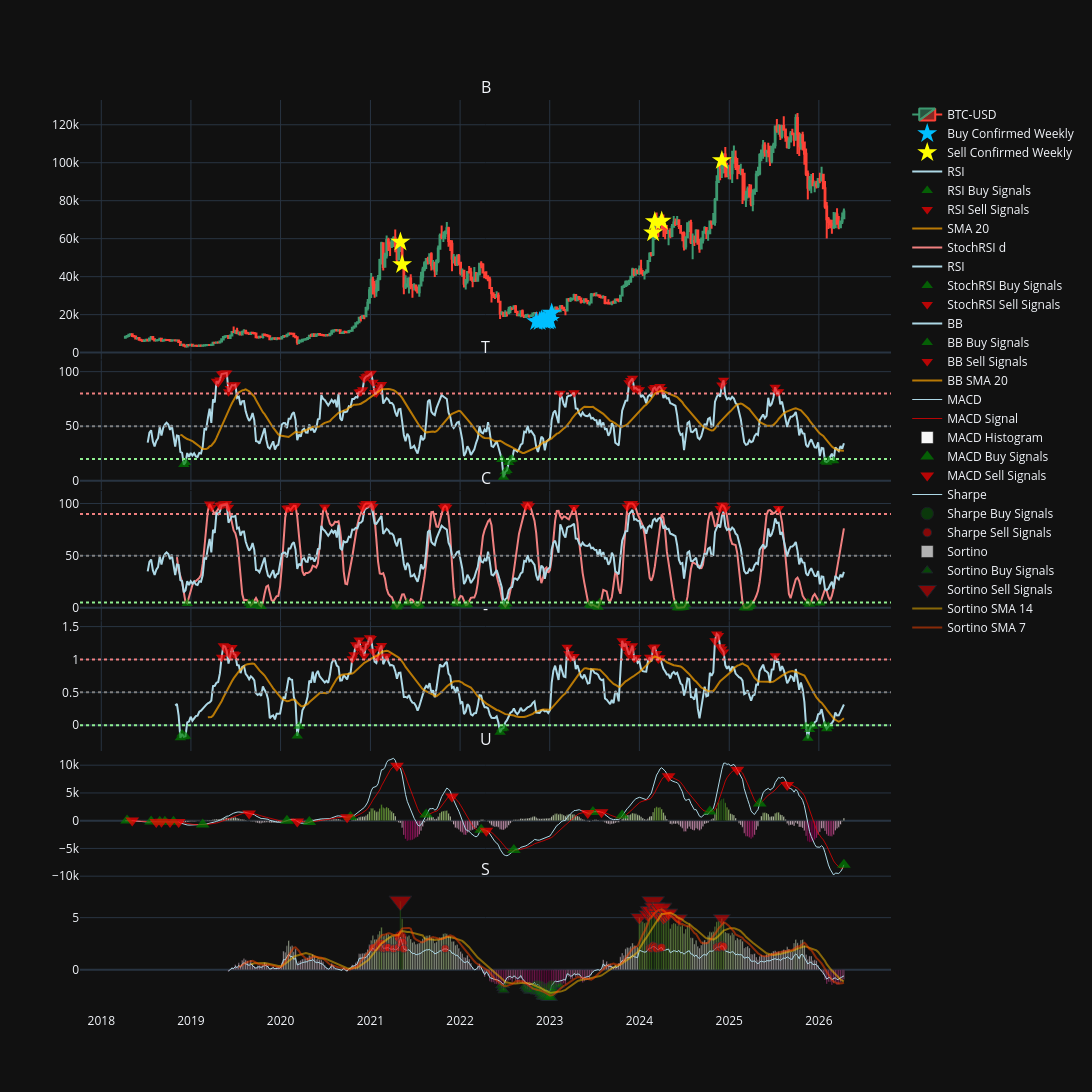

Notebook cell for this chart:
### Markdown cell above
Figure BTC Weekly

### Code cell
fig_btc_weekly = make_subplots(
    rows=6, cols=1,
    shared_xaxes=True,
    vertical_spacing=0.0008,
    subplot_titles=('BTC-USD'),
    row_width=[1.0, 1.0, 1.0, 1.0, 1.0, 2.0]
)

fig_btc_weekly.add_trace(go.Candlestick(
    x=btc_weekly_df.index,
    open=btc_weekly_df['Open']['BTC-USD'],
    high=btc_weekly_df['High']['BTC-USD'],
    low=btc_weekly_df['Low']['BTC-USD'],
    close=btc_weekly_df['Close']['BTC-USD'],
    name='BTC-USD',

), row=1, col=1)

fig_btc_weekly.add_trace(go.Scatter(
    x=btc_weekly_df.index[buy_confirmed_weekly],
    y=btc_weekly_df['Close']['BTC-USD'][buy_confirmed_weekly],
    mode='markers',
    marker=dict(size=15,
                color='#00BFFF',
                symbol='star'),
    showlegend=True,
    name='Buy Confirmed Weekly'
), row=1, col=1)

fig_btc_weekly.add_trace(go.Scatter(
    x=btc_weekly_df.index[sell_confirmed_weekly],
    y=btc_weekly_df['Close']['BTC-USD'][sell_confirmed_weekly],
    mode='markers',
    marker=dict(size=15,
                color='#FFFF00',
                colorscale='PuRd',
                symbol='star'),
    showlegend=True,
    name='Sell Confirmed Weekly'
), row=1, col=1)

'''fig_btc_weekly.add_trace(go.Scatter(
    x=btc_df.index[buy_combined_weekly],
    y=btc_df['Close']['BTC-USD'][buy_combined_weekly],
    mode='markers',
    marker=dict(size=15,
                color='blue',
                colorscale='PuRd',
                symbol='arrow-up'),
    opacity=0.7,
    showlegend=True,
    name='Buy Combined Signals'
), row=1, col=1)

fig_btc_weekly.add_trace(go.Scatter(
    x=btc_df.index[sell_combined_weekly],
    y=btc_df['Close']['BTC-USD'][sell_combined_weekly],
    mode='markers',
    marker=dict(size=15,
                color='red',
                colorscale='PuRd',
                symbol='arrow-down'),
    opacity=0.7,
    showlegend=True,
    name='Sell Combined Signals'
), row=1, col=1)

fig_btc_weekly.add_trace(go.Scatter(
    x=btc_df.index[btc_macd_buy],
    y=btc_df['Close']['BTC-USD'][btc_macd_buy],
    mode='markers',
    marker=dict(size=12,
                color='green',
                symbol='triangle-up'),
    showlegend=True,
    opacity=0.7,
    name='MACD Buy Signals'
), row=1, col=1)

fig_btc_weekly.add_trace(go.Scatter(
    x=btc_df.index[btc_macd_sell],
    y=btc_df['Close']['BTC-USD'][btc_macd_sell],
    mode='markers',
    marker=dict(size=12,
                color='red',
                symbol='triangle-down'),
    showlegend=True,
    opacity=0.7,
    name='MACD Sell Signals'
), row=1, col=1)'''

#---------------------------RSI------------------------#

fig_btc_weekly.add_trace(go.Scatter(
    x=btc_rsi_values_weekly.index,
    y=btc_rsi_values_weekly,
    line=dict(color='lightblue', width=2),
    showlegend=True,
    name='RSI'
), row=2, col=1)

fig_btc_weekly.add_trace(go.Scatter(
    x=btc_rsi_values_weekly[btc_rsi_buy].index,
    y=btc_rsi_values_weekly[btc_rsi_buy],
    mode='markers',
    marker=dict(size=10,
                color='green',
                symbol='triangle-up'),
    showlegend=True,
    opacity=0.7,
    name='RSI Buy Signals'
), row=2, col=1)

fig_btc_weekly.add_trace(go.Scatter(
    x=btc_rsi_values_weekly[btc_rsi_sell].index,
    y=btc_rsi_values_weekly[btc_rsi_sell],
    mode='markers',
    marker=dict(size=10,
                color='red',
                symbol='triangle-down'),
    showlegend=True,
    opacity=0.7,
    name='RSI Sell Signals'
), row=2, col=1)

fig_btc_weekly.add_trace(go.Scatter(
    x=rsi_weekly_sma_20.index,
    y=rsi_weekly_sma_20,
    line=dict(color='orange', width=2),
    opacity=0.7,
    showlegend=True,
    name='SMA 20'
), row=2, col=1)

fig_btc_weekly.add_hline(y=20, line_dash="dot", line_color="lightgreen", row=2, col=1)
fig_btc_weekly.add_hline(y=50, line_dash="dot", line_color="gray", row=2, col=1)
fig_btc_weekly.add_hline(y=80, line_dash="dot", line_color="lightcoral", row=2, col=1)


#--------------------------STOCH RSI---------------------#

fig_btc_weekly.add_trace(go.Scatter(
    x=btc_stochrsi_values_weekly['d'].index,
    y=btc_stochrsi_values_weekly['d'],
    line=dict(color='lightcoral', width=2),
    showlegend=True,
    name='StochRSI d'
), row=3, col=1)

fig_btc_weekly.add_trace(go.Scatter(
    x=btc_rsi_values_weekly.index,
    y=btc_rsi_values_weekly,
    line=dict(color='lightblue', width=2),
    showlegend=True,
    name='RSI'
), row=3, col=1)

fig_btc_weekly.add_trace(go.Scatter(
    x=btc_stochrsi_values_weekly['d'][btc_stochrsi_buy].index,
    y=btc_stochrsi_values_weekly['d'][btc_stochrsi_buy],
    mode='markers',
    marker=dict(size=10,
                color='green',
                symbol='triangle-up'),
    showlegend=True,
    opacity=0.7,
    name='StochRSI Buy Signals'
), row=3, col=1)

fig_btc_weekly.add_trace(go.Scatter(
    x=btc_stochrsi_values_weekly['d'][btc_stochrsi_sell].index,
    y=btc_stochrsi_values_weekly['d'][btc_stochrsi_sell],
    mode='markers',
    marker=dict(size=10,
                color='red',
                symbol='triangle-down'),
    showlegend=True,
    opacity=0.7,
    name='StochRSI Sell Signals'
), row=3, col=1)

fig_btc_weekly.add_hline(y=5, line_dash="dot", line_color="lightgreen", row=3, col=1)
fig_btc_weekly.add_hline(y=50, line_dash="dot", line_color="gray", row=3, col=1)
fig_btc_weekly.add_hline(y=90, line_dash="dot", line_color="lightcoral", row=3, col=1)


#--------------------BB%B-----------------------#

fig_btc_weekly.add_trace(go.Scatter(
    x=btc_bb_values_weekly.index,
    y=btc_bb_values_weekly,
    line=dict(color='lightblue', width=2),
    showlegend=True,
    name='BB'
), row=4, col=1)

fig_btc_weekly.add_trace(go.Scatter(
    x=btc_bb_values_weekly[btc_bb_buy].index,
    y=btc_bb_values_weekly[btc_bb_buy],
    mode='markers',
    marker=dict(size=10,
                color='green',
                symbol='triangle-up'),
    showlegend=True,
    opacity=0.7,
    name='BB Buy Signals'
), row=4, col=1)

fig_btc_weekly.add_trace(go.Scatter(
    x=btc_bb_values_weekly[btc_bb_sell].index,
    y=btc_bb_values_weekly[btc_bb_sell],
    mode='markers',
    marker=dict(size=10,
                color='red',
                symbol='triangle-down'),
    showlegend=True,
    opacity=0.7,
    name='BB Sell Signals'
), row=4, col=1)

fig_btc_weekly.add_trace(go.Scatter(
    x=btc_bb_weekly_sma_20.index,
    y=btc_bb_weekly_sma_20,
    line=dict(color='orange', width=2),
    opacity=0.7,
    showlegend=True,
    name='BB SMA 20'
), row=4, col=1)

fig_btc_weekly.add_hline(y=0, line_dash="dot", line_color="lightgreen", row=4, col=1)
fig_btc_weekly.add_hline(y=0.50, line_dash="dot", line_color="gray", row=4, col=1)
fig_btc_weekly.add_hline(y=1, line_dash="dot", line_color="lightcoral", row=4, col=1)

#------------------------MACD------------------------#

fig_btc_weekly.add_trace(go.Scatter(
    x=btc_macd_values_weekly['macd'].index,
    y=btc_macd_values_weekly['macd'],
    line=dict(color='lightblue', width=1),
    showlegend=True,
    name='MACD'
), row=5, col=1)

fig_btc_weekly.add_trace(go.Scatter(
    x=btc_macd_values_weekly['signal'].index,
    y=btc_macd_values_weekly['signal'],
    line=dict(color='red', width=1),
    opacity=0.7,
    showlegend=True,
    name='MACD Signal'
), row=5, col=1)

fig_btc_weekly.add_trace(go.Bar(
    x=btc_macd_values_weekly['histogram'].index,
    y=btc_macd_values_weekly['histogram'],
    marker_color=btc_macd_values_weekly['histogram'],
    showlegend=True,
    name='MACD Histogram'
), row=5, col=1)

fig_btc_weekly.add_trace(go.Scatter(
    x=btc_macd_values_weekly['macd'][btc_macd_buy].index,
    y=btc_macd_values_weekly['macd'][btc_macd_buy],
    mode='markers',
    marker=dict(size=12,
                color='green',
                symbol='triangle-up'),
    showlegend=True,
    opacity=0.7,
    name='MACD Buy Signals'
), row=5, col=1)

fig_btc_weekly.add_trace(go.Scatter(
    x=btc_macd_values_weekly['macd'][btc_macd_sell].index,
    y=btc_macd_values_weekly['macd'][btc_macd_sell],
    mode='markers',
    marker=dict(size=12,
                color='red',
                symbol='triangle-down'),
    showlegend=True,
    opacity=0.7,
    name='MACD Sell Signals'
), row=5, col=1)


#------------------------SHARPE-----------------------#


fig_btc_weekly.add_trace(go.Scatter(
    x=btc_sharpe_weekly_values.index,
    y=btc_sharpe_weekly_values,
    line=dict(color='lightblue', width=1),
    showlegend=True,
    name='Sharpe'
), row=6, col=1)

fig_btc_weekly.add_trace(go.Scatter(
    x=btc_sharpe_weekly_values[btc_sharpe_buy_weekly].index,
    y=btc_sharpe_weekly_values[btc_sharpe_buy_weekly],
    mode='markers',
    marker=dict(size=btc_sharpe_weekly_values[btc_sharpe_buy_weekly].abs()*7,
                color='green',
                symbol='circle'),

    showlegend=True,
    opacity=0.5,
    name='Sharpe Buy Signals'
), row=6, col=1)

fig_btc_weekly.add_trace(go.Scatter(
    x=btc_sharpe_weekly_values.index[btc_sharpe_sell_weekly],
    y=btc_sharpe_weekly_values[btc_sharpe_sell_weekly],
    mode='markers',
    marker=dict(size=btc_sharpe_weekly_values[btc_sharpe_sell_weekly].abs()*4,
                color='red',
                symbol='circle'),

    showlegend=True,
    opacity=0.7,
    name='Sharpe Sell Signals'
), row=6, col=1)

'''fig_btc_weekly.add_trace(go.Scatter(
    x=btc_sharpe_sma_20.index,
    y=btc_sharpe_sma_20,
    line=dict(color='purple', width=2),
    showlegend=True,
    opacity=0.7,
    name='Sharpe SMA 20'
), row=6, col=1)'''

#------------------------SORTINO-----------------------#

fig_btc_weekly.add_trace(go.Bar(
    x=btc_sortino_values_weekly.index,
    y=btc_sortino_values_weekly,
    marker_color=btc_sortino_values_weekly,
    showlegend=True,
    opacity=0.7,
    name='Sortino'
), row=6, col=1)

fig_btc_weekly.add_trace(go.Scatter(
    x=btc_sortino_values_weekly[sortino_buy_weekly].index,
    y=btc_sortino_values_weekly[sortino_buy_weekly],
    mode='markers',
    marker=dict(size=btc_sortino_values_weekly[sortino_buy_weekly].abs()*5,
                color='green',
                symbol='triangle-up'),

    showlegend=True,
    opacity=0.7,
    name='Sortino Buy Signals'
), row=6, col=1)

fig_btc_weekly.add_trace(go.Scatter(
    x=btc_sortino_values_weekly[sortino_sell_weekly].index,
    y=btc_sortino_values_weekly[sortino_sell_weekly],
    mode='markers',
    marker=dict(size=btc_sortino_values_weekly[sortino_sell_weekly].abs()*3,
                color='red',
                symbol='triangle-down'),
    showlegend=True,
    opacity=0.7,
    name='Sortino Sell Signals'
), row=6, col=1)

fig_btc_weekly.add_trace(go.Scatter(
    x=btc_sortino_weekly_sma_14.index,
    y=btc_sortino_weekly_sma_14,
    line=dict(color='#FFBF00', width=2),
    showlegend=True,
    opacity=0.5,
    name='Sortino SMA 14'
), row=6, col=1)

fig_btc_weekly.add_trace(go.Scatter(
    x=btc_sortino_weekly_sma_7.index,
    y=btc_sortino_weekly_sma_7,
    line=dict(color='#FF4500', width=2),
    showlegend=True,
    opacity=0.5,
    name='Sortino SMA 7'
), row=6, col=1)

#------------------------VIX----------------------#

'''fig_btc_weekly.add_trace(go.Bar(
    x=vix.index,
    y=vix,
    marker_color=vix,
    showlegend=True,
    opacity=0.7,
    name='VIX'
), row=7, col=1)

fig_btc_weekly.add_trace(go.Scatter(
    x=vix_sma_9.index,
    y=vix_sma_9,
    marker_color='orange',
    showlegend=True,
    opacity=0.7,
    name='VIX SMA 9'
), row=7, col=1)

fig_btc_weekly.add_trace(go.Scatter(
    x=vix_sma_20.index,
    y=vix_sma_20,
    marker_color='lightgreen',
    showlegend=True,
    name='VIX SMA 50'
), row=7, col=1)'''

fig_btc_weekly.update_layout(xaxis_rangeslider_visible=False, template='plotly_dark', height=1150, width=1600)

### Figure 1 — Plotly figure (JSON) as saved in the notebook; plotly's stock layout.template omitted (floating-point values rounded to 4 significant figures; data arrays with more than 128 entries replaced by an {"elided": "..."} marker saying what was removed)
{"data": [{"close": {"elided": "419 float values"}, "high": {"elided": "419 float values"}, "low": {"elided": "419 float values"}, "name": "BTC-USD", "open": {"elided": "419 float values"}, "type": "candlestick", "x": {"elided": "419 str values"}, "xaxis": "x", "yaxis": "y"}, {"marker": {"color": "#00BFFF", "size": 15, "symbol": "star"}, "mode": "markers", "name": "Buy Confirmed Weekly", "showlegend": true, "type": "scatter", "x": ["2022-11-07T00:00:00", "2022-11-21T00:00:00", "2022-11-28T00:00:00", "2022-12-05T00:00:00", "2022-12-12T00:00:00", "2022-12-19T00:00:00", "2022-12-26T00:00:00", "2023-01-02T00:00:00", "2023-01-09T00:00:00"], "xaxis": "x", "y": [16350.0, 16440.0, 17130.0, 17100.0, 16760.0, 16840.0, 16630.0, 17090.0, 20880.0], "yaxis": "y"}, {"marker": {"color": "#FFFF00", "colorscale": [[0, "rgb(247,244,249)"], [0.125, "rgb(231,225,239)"], [0.25, "rgb(212,185,218)"], [0.375, "rgb(201,148,199)"], [0.5, "rgb(223,101,176)"], [0.625, "rgb(231,41,138)"], [0.75, "rgb(206,18,86)"], [0.875, "rgb(152,0,67)"], [1, "rgb(103,0,31)"]], "size": 15, "symbol": "star"}, "mode": "markers", "name": "Sell Confirmed Weekly", "showlegend": true, "type": "scatter", "x": ["2021-05-03T00:00:00", "2021-05-10T00:00:00", "2024-02-26T00:00:00", "2024-03-04T00:00:00", "2024-04-01T00:00:00", "2024-12-02T00:00:00"], "xaxis": "x", "y": [58230.0, 46460.0, 63170.0, 69020.0, 69360.0, 101200.0], "yaxis": "y"}, {"line": {"color": "lightblue", "width": 2}, "name": "RSI", "showlegend": true, "type": "scatter", "x": {"elided": "419 str values"}, "xaxis": "x2", "y": {"elided": "419 float values"}, "yaxis": "y2"}, {"marker": {"color": "green", "size": 10, "symbol": "triangle-up"}, "mode": "markers", "name": "RSI Buy Signals", "opacity": 0.7, "showlegend": true, "type": "scatter", "x": ["2018-12-03T00:00:00", "2018-12-10T00:00:00", "2022-06-20T00:00:00", "2022-06-27T00:00:00", "2022-07-04T00:00:00", "2022-07-11T00:00:00", "2022-07-18T00:00:00", "2022-07-25T00:00:00", "2022-08-01T00:00:00", "2026-01-26T00:00:00", "2026-02-02T00:00:00", "2026-02-09T00:00:00", "2026-03-02T00:00:00"], "xaxis": "x2", "y": [14.82, 16.79, 19.58, 3.18, 8.167, 9.454, 16.8, 19.26, 19.9, 17.87, 17.03, 18.37, 18.34], "yaxis": "y2"}, {"marker": {"color": "red", "size": 10, "symbol": "triangle-down"}, "mode": "markers", "name": "RSI Sell Signals", "opacity": 0.7, "showlegend": true, "type": "scatter", "x": ["2019-04-15T00:00:00", "2019-04-22T00:00:00", "2019-04-29T00:00:00", "2019-05-06T00:00:00", "2019-05-13T00:00:00", "2019-05-20T00:00:00", "2019-05-27T00:00:00", "2019-06-03T00:00:00", "2019-06-10T00:00:00", "2019-06-17T00:00:00", "2019-06-24T00:00:00", "2019-07-01T00:00:00", "2020-11-16T00:00:00", "2020-11-23T00:00:00", "2020-11-30T00:00:00", "2020-12-07T00:00:00", "2020-12-14T00:00:00", "2020-12-21T00:00:00", "2020-12-28T00:00:00", "2021-01-04T00:00:00", "2021-01-11T00:00:00", "2021-01-18T00:00:00", "2021-01-25T00:00:00", "2021-02-01T00:00:00", "2021-02-08T00:00:00", "2021-02-15T00:00:00", "2023-02-13T00:00:00", "2023-04-10T00:00:00", "2023-11-20T00:00:00", "2023-11-27T00:00:00", "2023-12-04T00:00:00", "2023-12-11T00:00:00", "2023-12-18T00:00:00", "2023-12-25T00:00:00", "2024-01-01T00:00:00", "2024-02-26T00:00:00", "2024-03-04T00:00:00", "2024-03-11T00:00:00", "2024-03-18T00:00:00", "2024-03-25T00:00:00", "2024-04-01T00:00:00", "2024-12-02T00:00:00", "2024-12-09T00:00:00", "2025-07-07T00:00:00", "2025-07-14T00:00:00", "2025-07-21T00:00:00"], "xaxis": "x2", "y": [91.22, 89.76, 92.34, 97.82, 98.29, 98.76, 98.74, 81.6, 84.64, 87.66, 87.33, 88.05, 81.34, 81.62, 83.43, 93.48, 95.42, 96.02, 97.82, 98.61, 90.24, 80.84, 80.42, 83.03, 86.0, 88.14, 80.09, 80.59, 89.73, 91.82, 93.89, 84.42, 85.05, 83.37, 83.33, 84.17, 85.46, 82.58, 85.42, 86.34, 83.72, 87.77, 92.13, 85.7, 81.34, 81.57], "yaxis": "y2"}, {"line": {"color": "orange", "width": 2}, "name": "SMA 20", "opacity": 0.7, "showlegend": true, "type": "scatter", "x": {"elided": "419 str values"}, "xaxis": "x2", "y": {"elided": "419 float values"}, "yaxis": "y2"}, {"line": {"color": "lightcoral", "width": 2}, "name": "StochRSI d", "showlegend": true, "type": "scatter", "x": {"elided": "389 str values"}, "xaxis": "x3", "y": {"elided": "389 float values"}, "yaxis": "y3"}, {"line": {"color": "lightblue", "width": 2}, "name": "RSI", "showlegend": true, "type": "scatter", "x": {"elided": "419 str values"}, "xaxis": "x3", "y": {"elided": "419 float values"}, "yaxis": "y3"}, {"marker": {"color": "green", "size": 10, "symbol": "triangle-up"}, "mode": "markers", "name": "StochRSI Buy Signals", "opacity": 0.7, "showlegend": true, "type": "scatter", "x": ["2018-12-17T00:00:00", "2019-08-26T00:00:00", "2019-09-02T00:00:00", "2019-09-09T00:00:00", "2019-10-07T00:00:00", "2019-10-14T00:00:00", "2021-04-12T00:00:00", "2021-04-19T00:00:00", "2021-04-26T00:00:00", "2021-05-31T00:00:00", "2021-07-05T00:00:00", "2021-07-12T00:00:00", "2021-07-19T00:00:00", "2021-12-13T00:00:00", "2021-12-20T00:00:00", "2022-01-24T00:00:00", "2022-01-31T00:00:00", "2022-06-27T00:00:00", "2022-07-04T00:00:00", "2022-07-11T00:00:00", "2023-06-12T00:00:00", "2023-06-19T00:00:00", "2023-06-26T00:00:00", "2023-07-03T00:00:00", "2023-07-10T00:00:00", "2023-07-17T00:00:00", "2023-07-24T00:00:00", "2024-05-27T00:00:00", "2024-06-03T00:00:00", "2024-06-10T00:00:00", "2024-06-17T00:00:00", "2024-06-24T00:00:00", "2024-07-01T00:00:00", "2024-07-08T00:00:00", "2025-03-03T00:00:00", "2025-03-10T00:00:00", "2025-03-17T00:00:00", "2025-03-24T00:00:00", "2025-03-31T00:00:00", "2025-11-17T00:00:00", "2025-11-24T00:00:00", "2026-01-05T00:00:00"], "xaxis": "x3", "y": [4.211, 4.243, 2.205, 4.016, 2.874, 1.317, 2.591, 0.6984, 2.758, 4.583, 2.592, 1.8, 2.932, 4.822, 3.516, 2.679, 3.07, 3.231, 1.096, 3.572, 3.021, 2.051, 2.88, 2.23, 1.58, 0.4648, 4.738, 3.417, 0.0, 0.0, 0.0, 0.2131, 0.4262, 3.012, 0.0, 0.0, 0.1225, 1.303, 3.083, 4.714, 3.364, 4.567], "yaxis": "y3"}, {"marker": {"color": "red", "size": 10, "symbol": "triangle-down"}, "mode": "markers", "name": "StochRSI Sell Signals", "opacity": 0.7, "showlegend": true, "type": "scatter", "x": ["2019-03-18T00:00:00", "2019-03-25T00:00:00", "2019-04-29T00:00:00", "2019-05-06T00:00:00", "2019-05-13T00:00:00", "2019-05-20T00:00:00", "2019-05-27T00:00:00", "2019-06-03T00:00:00", "2020-01-27T00:00:00", "2020-02-03T00:00:00", "2020-02-17T00:00:00", "2020-02-24T00:00:00", "2020-03-02T00:00:00", "2020-06-29T00:00:00", "2020-11-30T00:00:00", "2020-12-07T00:00:00", "2020-12-14T00:00:00", "2020-12-21T00:00:00", "2020-12-28T00:00:00", "2021-01-04T00:00:00", "2021-01-11T00:00:00", "2021-10-25T00:00:00", "2021-11-01T00:00:00", "2021-11-08T00:00:00", "2022-09-26T00:00:00", "2022-10-03T00:00:00", "2022-10-10T00:00:00", "2023-04-10T00:00:00", "2023-11-13T00:00:00", "2023-11-20T00:00:00", "2023-11-27T00:00:00", "2023-12-04T00:00:00", "2023-12-11T00:00:00", "2024-11-25T00:00:00", "2024-12-02T00:00:00", "2024-12-09T00:00:00", "2024-12-16T00:00:00", "2025-07-21T00:00:00"], "xaxis": "x3", "y": [99.57, 96.45, 98.25, 98.66, 99.53, 99.77, 100.0, 96.3, 95.44, 95.67, 95.73, 97.87, 97.67, 96.61, 95.64, 98.48, 100.0, 100.0, 100.0, 100.0, 96.99, 96.21, 97.69, 96.36, 97.43, 99.61, 97.81, 96.22, 96.63, 100.0, 100.0, 100.0, 98.29, 95.16, 98.46, 97.69, 95.01, 95.28], "yaxis": "y3"}, {"line": {"color": "lightblue", "width": 2}, "name": "BB", "showlegend": true, "type": "scatter", "x": {"elided": "419 str values"}, "xaxis": "x4", "y": {"elided": "419 float values"}, "yaxis": "y4"}, {"marker": {"color": "green", "size": 10, "symbol": "triangle-up"}, "mode": "markers", "name": "BB Buy Signals", "opacity": 0.7, "showlegend": true, "type": "scatter", "x": ["2018-11-19T00:00:00", "2018-11-26T00:00:00", "2018-12-03T00:00:00", "2018-12-10T00:00:00", "2020-03-09T00:00:00", "2020-03-16T00:00:00", "2022-06-13T00:00:00", "2022-06-20T00:00:00", "2022-06-27T00:00:00", "2025-11-10T00:00:00", "2025-11-17T00:00:00", "2025-11-24T00:00:00", "2025-12-01T00:00:00", "2025-12-08T00:00:00", "2026-01-26T00:00:00", "2026-02-02T00:00:00", "2026-02-09T00:00:00"], "xaxis": "x4", "y": [-0.1915, -0.1332, -0.1768, -0.1681, -0.1623, -0.01465, -0.1067, -0.05291, -0.04313, -0.01778, -0.1983, -0.0654, -0.01236, -0.01392, -0.002692, -0.05397, -0.01723], "yaxis": "y4"}, {"marker": {"color": "red", "size": 10, "symbol": "triangle-down"}, "mode": "markers", "name": "BB Sell Signals", "opacity": 0.7, "showlegend": true, "type": "scatter", "x": ["2019-05-06T00:00:00", "2019-05-13T00:00:00", "2019-05-20T00:00:00", "2019-05-27T00:00:00", "2019-06-10T00:00:00", "2019-06-17T00:00:00", "2019-06-24T00:00:00", "2019-07-01T00:00:00", "2020-10-19T00:00:00", "2020-10-26T00:00:00", "2020-11-02T00:00:00", "2020-11-09T00:00:00", "2020-11-16T00:00:00", "2020-11-23T00:00:00", "2020-11-30T00:00:00", "2020-12-07T00:00:00", "2020-12-14T00:00:00", "2020-12-21T00:00:00", "2020-12-28T00:00:00", "2021-01-04T00:00:00", "2021-01-11T00:00:00", "2021-02-01T00:00:00", "2021-02-08T00:00:00", "2021-02-15T00:00:00", "2021-03-08T00:00:00", "2023-03-13T00:00:00", "2023-03-20T00:00:00", "2023-03-27T00:00:00", "2023-04-10T00:00:00", "2023-10-23T00:00:00", "2023-10-30T00:00:00", "2023-11-06T00:00:00", "2023-11-13T00:00:00", "2023-11-20T00:00:00", "2023-11-27T00:00:00", "2023-12-04T00:00:00", "2023-12-11T00:00:00", "2023-12-18T00:00:00", "2024-02-12T00:00:00", "2024-02-26T00:00:00", "2024-03-04T00:00:00", "2024-03-11T00:00:00", "2024-03-18T00:00:00", "2024-03-25T00:00:00", "2024-11-04T00:00:00", "2024-11-11T00:00:00", "2024-11-18T00:00:00", "2024-11-25T00:00:00", "2024-12-02T00:00:00", "2024-12-09T00:00:00", "2025-07-07T00:00:00"], "xaxis": "x4", "y": [1.034, 1.208, 1.197, 1.128, 1.063, 1.181, 1.085, 1.07, 1.011, 1.073, 1.224, 1.184, 1.295, 1.154, 1.149, 1.054, 1.226, 1.235, 1.33, 1.319, 1.123, 1.037, 1.166, 1.211, 1.052, 1.185, 1.089, 1.034, 1.046, 1.283, 1.197, 1.242, 1.149, 1.072, 1.134, 1.21, 1.018, 1.029, 1.035, 1.18, 1.19, 1.09, 1.009, 1.027, 1.286, 1.388, 1.363, 1.193, 1.158, 1.115, 1.058], "yaxis": "y4"}, {"line": {"color": "orange", "width": 2}, "name": "BB SMA 20", "opacity": 0.7, "showlegend": true, "type": "scatter", "x": {"elided": "419 str values"}, "xaxis": "x4", "y": {"elided": "419 float values"}, "yaxis": "y4"}, {"line": {"color": "lightblue", "width": 1}, "name": "MACD", "showlegend": true, "type": "scatter", "x": {"elided": "419 str values"}, "xaxis": "x5", "y": {"elided": "419 float values"}, "yaxis": "y5"}, {"line": {"color": "red", "width": 1}, "name": "MACD Signal", "opacity": 0.7, "showlegend": true, "type": "scatter", "x": {"elided": "419 str values"}, "xaxis": "x5", "y": {"elided": "419 float values"}, "yaxis": "y5"}, {"marker": {"color": {"elided": "419 float values"}}, "name": "MACD Histogram", "showlegend": true, "type": "bar", "x": {"elided": "419 str values"}, "xaxis": "x5", "y": {"elided": "419 float values"}, "yaxis": "y5"}, {"marker": {"color": "green", "size": 12, "symbol": "triangle-up"}, "mode": "markers", "name": "MACD Buy Signals", "opacity": 0.7, "showlegend": true, "type": "scatter", "x": ["2018-04-16T00:00:00", "2018-07-23T00:00:00", "2018-08-27T00:00:00", "2018-09-17T00:00:00", "2018-10-22T00:00:00", "2019-02-18T00:00:00", "2020-01-27T00:00:00", "2020-04-27T00:00:00", "2020-10-12T00:00:00", "2021-08-16T00:00:00", "2022-03-28T00:00:00", "2022-08-08T00:00:00", "2023-06-26T00:00:00", "2023-10-23T00:00:00", "2024-10-14T00:00:00", "2025-05-05T00:00:00", "2026-04-13T00:00:00"], "xaxis": "x5", "y": [10.62, -164.3, -181.4, -209.2, -207.5, -703.6, -26.12, -256.8, 653.0, 1093.0, -1614.0, -5279.0, 1585.0, 925.0, 1648.0, 3092.0, -7950.0], "yaxis": "y5"}, {"marker": {"color": "red", "size": 12, "symbol": "triangle-down"}, "mode": "markers", "name": "MACD Sell Signals", "opacity": 0.7, "showlegend": true, "type": "scatter", "x": ["2018-05-07T00:00:00", "2018-08-13T00:00:00", "2018-09-03T00:00:00", "2018-10-08T00:00:00", "2018-11-12T00:00:00", "2019-08-26T00:00:00", "2020-03-09T00:00:00", "2020-09-28T00:00:00", "2021-04-19T00:00:00", "2021-11-29T00:00:00", "2022-04-18T00:00:00", "2023-06-05T00:00:00", "2023-07-31T00:00:00", "2024-04-29T00:00:00", "2025-02-03T00:00:00", "2025-08-25T00:00:00"], "xaxis": "x5", "y": [21.92, -223.8, -212.7, -216.4, -257.3, 1282.0, -131.8, 623.0, 9904.0, 4366.0, -1796.0, 1365.0, 1506.0, 8005.0, 9187.0, 6439.0], "yaxis": "y5"}, {"line": {"color": "lightblue", "width": 1}, "name": "Sharpe", "showlegend": true, "type": "scatter", "x": {"elided": "418 str values"}, "xaxis": "x6", "y": {"elided": "418 float values"}, "yaxis": "y6"}, {"marker": {"color": "green", "size": [10.54, 10.94, 12.08, 13.62, 13.73, 13.75, 14.28, 14.35, 10.52], "symbol": "circle"}, "mode": "markers", "name": "Sharpe Buy Signals", "opacity": 0.5, "showlegend": true, "type": "scatter", "x": ["2022-11-07T00:00:00", "2022-11-21T00:00:00", "2022-11-28T00:00:00", "2022-12-05T00:00:00", "2022-12-12T00:00:00", "2022-12-19T00:00:00", "2022-12-26T00:00:00", "2023-01-02T00:00:00", "2023-01-09T00:00:00"], "xaxis": "x6", "y": [-1.506, -1.563, -1.726, -1.946, -1.962, -1.964, -2.04, -2.05, -1.503], "yaxis": "y6"}, {"marker": {"color": "red", "size": [8.415, 8.544, 9.118, 9.855, 8.181, 8.272, 8.582, 8.49, 8.067, 8.637, 12.55, 10.25, 8.016, 8.098, 8.292, 8.338, 9.046, 8.707, 8.075, 8.322, 8.55, 8.644, 8.769, 8.723, 9.239, 8.845], "symbol": "circle"}, "mode": "markers", "name": "Sharpe Sell Signals", "opacity": 0.7, "showlegend": true, "type": "scatter", "x": ["2021-01-11T00:00:00", "2021-02-01T00:00:00", "2021-02-08T00:00:00", "2021-02-15T00:00:00", "2021-02-22T00:00:00", "2021-03-01T00:00:00", "2021-03-08T00:00:00", "2021-03-15T00:00:00", "2021-04-05T00:00:00", "2021-04-26T00:00:00", "2021-05-03T00:00:00", "2021-05-10T00:00:00", "2021-05-17T00:00:00", "2021-11-01T00:00:00", "2024-02-12T00:00:00", "2024-02-19T00:00:00", "2024-02-26T00:00:00", "2024-03-04T00:00:00", "2024-03-11T00:00:00", "2024-03-25T00:00:00", "2024-04-01T00:00:00", "2024-11-11T00:00:00", "2024-11-18T00:00:00", "2024-11-25T00:00:00", "2024-12-02T00:00:00", "2024-12-09T00:00:00"], "xaxis": "x6", "y": [2.104, 2.136, 2.279, 2.464, 2.045, 2.068, 2.145, 2.122, 2.017, 2.159, 3.138, 2.562, 2.004, 2.024, 2.073, 2.085, 2.262, 2.177, 2.019, 2.08, 2.138, 2.161, 2.192, 2.181, 2.31, 2.211], "yaxis": "y6"}, {"marker": {"color": {"elided": "418 float values"}}, "name": "Sortino", "opacity": 0.7, "showlegend": true, "type": "bar", "x": {"elided": "418 str values"}, "xaxis": "x6", "y": {"elided": "418 float values"}, "yaxis": "y6"}, {"marker": {"color": "green", "size": [7.777, 8.853, 9.864, 7.63, 8.085, 8.915, 9.449, 10.06, 9.776, 9.828, 8.554, 10.37, 9.564, 10.53, 11.38, 12.53, 12.64, 12.65, 13.12, 13.17, 10.24, 9.135, 7.953, 7.79, 7.527], "symbol": "triangle-up"}, "mode": "markers", "name": "Sortino Buy Signals", "opacity": 0.7, "showlegend": true, "type": "scatter", "x": ["2022-06-13T00:00:00", "2022-06-20T00:00:00", "2022-06-27T00:00:00", "2022-07-04T00:00:00", "2022-09-19T00:00:00", "2022-09-26T00:00:00", "2022-10-03T00:00:00", "2022-10-10T00:00:00", "2022-10-17T00:00:00", "2022-10-24T00:00:00", "2022-10-31T00:00:00", "2022-11-07T00:00:00", "2022-11-14T00:00:00", "2022-11-21T00:00:00", "2022-11-28T00:00:00", "2022-12-05T00:00:00", "2022-12-12T00:00:00", "2022-12-19T00:00:00", "2022-12-26T00:00:00", "2023-01-02T00:00:00", "2023-01-09T00:00:00", "2023-01-16T00:00:00", "2023-01-30T00:00:00", "2023-02-06T00:00:00", "2023-02-13T00:00:00"], "xaxis": "x6", "y": [-1.555, -1.771, -1.973, -1.526, -1.617, -1.783, -1.89, -2.012, -1.955, -1.966, -1.711, -2.075, -1.913, -2.107, -2.275, -2.505, -2.528, -2.53, -2.623, -2.634, -2.048, -1.827, -1.591, -1.558, -1.505], "yaxis": "y6"}, {"marker": {"color": "red", "size": [19.76, 15.1, 15.86, 16.94, 17.01, 19.62, 17.93, 16.55, 15.65, 17.15, 17.88, 14.98, 15.36, 15.94, 16.31, 14.77, 14.79], "symbol": "triangle-down"}, "mode": "markers", "name": "Sortino Sell Signals", "opacity": 0.7, "showlegend": true, "type": "scatter", "x": ["2021-05-03T00:00:00", "2024-01-01T00:00:00", "2024-02-05T00:00:00", "2024-02-12T00:00:00", "2024-02-19T00:00:00", "2024-02-26T00:00:00", "2024-03-04T00:00:00", "2024-03-11T00:00:00", "2024-03-18T00:00:00", "2024-03-25T00:00:00", "2024-04-01T00:00:00", "2024-04-08T00:00:00", "2024-04-15T00:00:00", "2024-04-22T00:00:00", "2024-04-29T00:00:00", "2024-06-10T00:00:00", "2024-12-02T00:00:00"], "xaxis": "x6", "y": [6.587, 5.033, 5.286, 5.646, 5.671, 6.539, 5.976, 5.517, 5.215, 5.718, 5.961, 4.995, 5.121, 5.313, 5.436, 4.923, 4.931], "yaxis": "y6"}, {"line": {"color": "#FFBF00", "width": 2}, "name": "Sortino SMA 14", "opacity": 0.5, "showlegend": true, "type": "scatter", "x": {"elided": "418 str values"}, "xaxis": "x6", "y": {"elided": "418 float values"}, "yaxis": "y6"}, {"line": {"color": "#FF4500", "width": 2}, "name": "Sortino SMA 7", "opacity": 0.5, "showlegend": true, "type": "scatter", "x": {"elided": "418 str values"}, "xaxis": "x6", "y": {"elided": "418 float values"}, "yaxis": "y6"}], "layout": {"annotations": [{"font": {"size": 16}, "showarrow": false, "text": "B", "x": 0.5, "xanchor": "center", "xref": "paper", "y": 1.0, "yanchor": "bottom", "yref": "paper"}, {"font": {"size": 16}, "showarrow": false, "text": "T", "x": 0.5, "xanchor": "center", "xref": "paper", "y": 0.7146, "yanchor": "bottom", "yref": "paper"}, {"font": {"size": 16}, "showarrow": false, "text": "C", "x": 0.5, "xanchor": "center", "xref": "paper", "y": 0.5715, "yanchor": "bottom", "yref": "paper"}, {"font": {"size": 16}, "showarrow": false, "text": "-", "x": 0.5, "xanchor": "center", "xref": "paper", "y": 0.4285, "yanchor": "bottom", "yref": "paper"}, {"font": {"size": 16}, "showarrow": false, "text": "U", "x": 0.5, "xanchor": "center", "xref": "paper", "y": 0.2854, "yanchor": "bottom", "yref": "paper"}, {"font": {"size": 16}, "showarrow": false, "text": "S", "x": 0.5, "xanchor": "center", "xref": "paper", "y": 0.1423, "yanchor": "bottom", "yref": "paper"}], "height": 1150, "shapes": [{"line": {"color": "lightgreen", "dash": "dot"}, "type": "line", "x0": 0, "x1": 1, "xref": "x2 domain", "y0": 20, "y1": 20, "yref": "y2"}, {"line": {"color": "gray", "dash": "dot"}, "type": "line", "x0": 0, "x1": 1, "xref": "x2 domain", "y0": 50, "y1": 50, "yref": "y2"}, {"line": {"color": "lightcoral", "dash": "dot"}, "type": "line", "x0": 0, "x1": 1, "xref": "x2 domain", "y0": 80, "y1": 80, "yref": "y2"}, {"line": {"color": "lightgreen", "dash": "dot"}, "type": "line", "x0": 0, "x1": 1, "xref": "x3 domain", "y0": 5, "y1": 5, "yref": "y3"}, {"line": {"color": "gray", "dash": "dot"}, "type": "line", "x0": 0, "x1": 1, "xref": "x3 domain", "y0": 50, "y1": 50, "yref": "y3"}, {"line": {"color": "lightcoral", "dash": "dot"}, "type": "line", "x0": 0, "x1": 1, "xref": "x3 domain", "y0": 90, "y1": 90, "yref": "y3"}, {"line": {"color": "lightgreen", "dash": "dot"}, "type": "line", "x0": 0, "x1": 1, "xref": "x4 domain", "y0": 0, "y1": 0, "yref": "y4"}, {"line": {"color": "gray", "dash": "dot"}, "type": "line", "x0": 0, "x1": 1, "xref": "x4 domain", "y0": 0.5, "y1": 0.5, "yref": "y4"}, {"line": {"color": "lightcoral", "dash": "dot"}, "type": "line", "x0": 0, "x1": 1, "xref": "x4 domain", "y0": 1, "y1": 1, "yref": "y4"}], "width": 1600, "xaxis": {"anchor": "y", "domain": [0, 1], "matches": "x6", "rangeslider": {"visible": false}, "showticklabels": false}, "xaxis2": {"anchor": "y2", "domain": [0, 1], "matches": "x6", "showticklabels": false}, "xaxis3": {"anchor": "y3", "domain": [0, 1], "matches": "x6", "showticklabels": false}, "xaxis4": {"anchor": "y4", "domain": [0, 1], "matches": "x6", "showticklabels": false}, "xaxis5": {"anchor": "y5", "domain": [0, 1], "matches": "x6", "showticklabels": false}, "xaxis6": {"anchor": "y6", "domain": [0, 1]}, "yaxis": {"anchor": "x", "domain": [0.7154, 1.0]}, "yaxis2": {"anchor": "x2", "domain": [0.5723, 0.7146]}, "yaxis3": {"anchor": "x3", "domain": [0.4293, 0.5715]}, "yaxis4": {"anchor": "x4", "domain": [0.2862, 0.4285]}, "yaxis5": {"anchor": "x5", "domain": [0.1431, 0.2854]}, "yaxis6": {"anchor": "x6", "domain": [0, 0.1423]}}}
